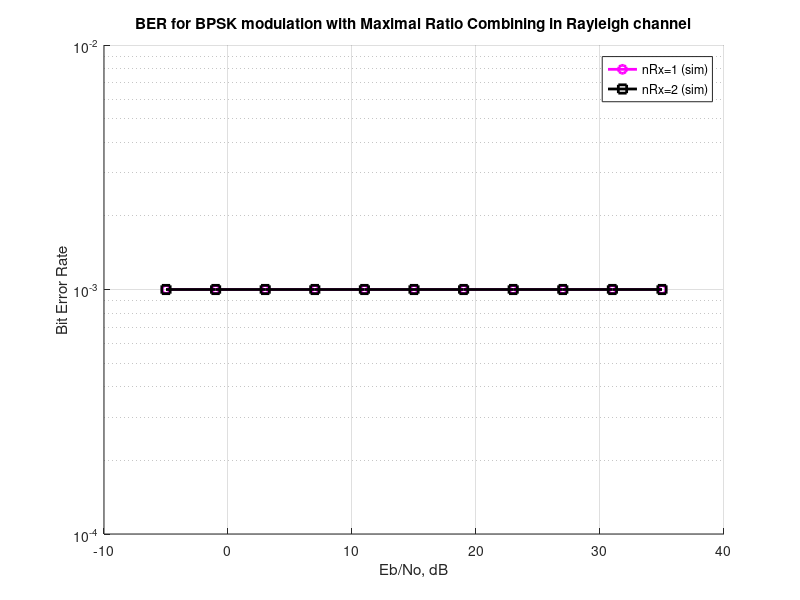

MATLAB code for this plot:
clc;clear all;
N = 10^3;                                  % number of bits or symbols
SNR_db = -5:4:35;                           % multiple Eb/N0 values
snr=10.^(SNR_db/10);                         %conversion of snr from db to linear
total_power_BPSK=1;

c = randi([0 1],N,1); % generate 0's and 1's randomly
Q1= (2*c-1)';


Number_of_Rx =  [1 2];


for k = 1:length(Number_of_Rx)

    for i = 1:length(SNR_db)

        n = 1/sqrt(2)*[randn(Number_of_Rx(k),N) + 1i*randn(Number_of_Rx(k),N)]; % white gaussian noise, 0dB variance
        h = 1/sqrt(2)*[randn(Number_of_Rx(k),N) + 1i*randn(Number_of_Rx(k),N)]; % Rayleigh channel

        % Channel and noise Noise addition
       
        y = h.*Q1 + 10^(-SNR_db(i)/20)*n;

        % equalization maximal ratio combining 
        yHat =  sum(conj(h).*y,1)./sum(h.*conj(h),1); 

        % receiver - hard decision decoding
        ipHat = real(yHat)>0;

        % counting the errors
        nErr(k,i) = size(find([c- ipHat]),2);

    end

end

simBer = nErr/N; % simulated ber

 




figure

hold on
semilogy(SNR_db,simBer(1,:),'mo-','LineWidth',2);

semilogy(SNR_db,simBer(2,:),'ks-','LineWidth',2);

grid on
legend( 'nRx=1 (sim)',  'nRx=2 (sim)');
xlabel('Eb/No, dB');
ylabel('Bit Error Rate');
title('BER for BPSK modulation with Maximal Ratio Combining in Rayleigh channel');


